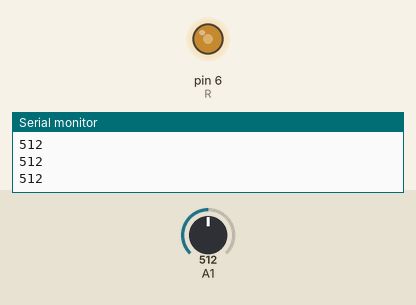
This sketch was run on a simulated Arduino Uno, built with avr-gcc and run on an emulated ATmega328P. Shown: output pins drawn as LEDs (lit = HIGH), the last lines printed to the serial monitor. Inputs (shaded band) come from the test bench; at power-on: A1 = 512.

Above: at 1.2 s.
1.3 s: A1 set to 716
At 2.5 s:
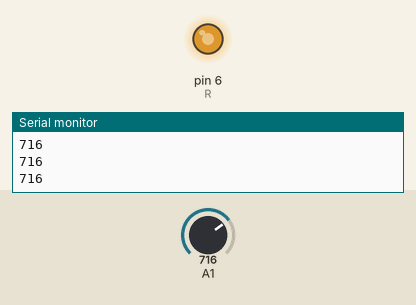
2.8 s: A1 set to 900
At 3.9 s:
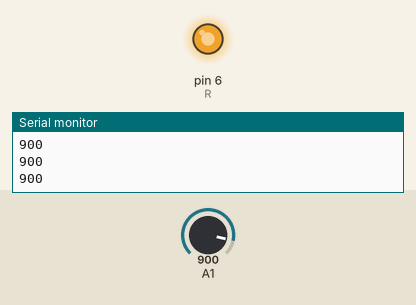
4.3 s: A1 set to 122
At 5.3 s:
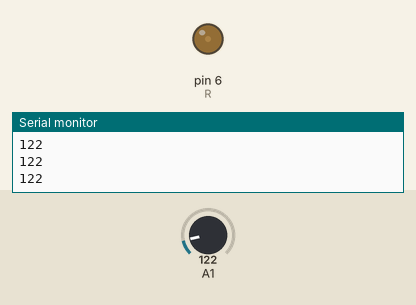
5.8 s: A1 set to 0
At 6.6 s:
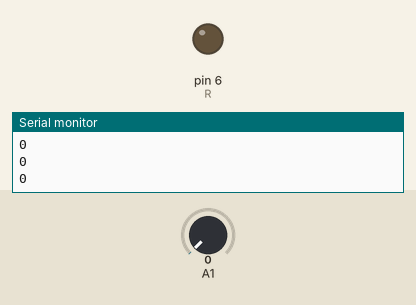
7.3 s: A1 set to 511
At 7.9 s:
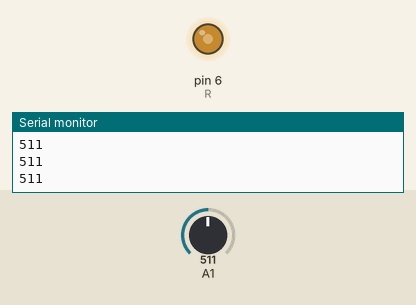
Timing chart, 0 to 9.8 s (numbered marks = the images above; inputs shaded):
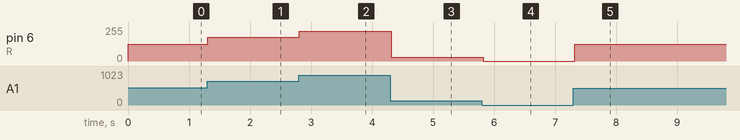

Measured:
- after the input at 1.3 s, pin 6 (R): 127/255 → 178/255 at once
- after the input at 2.8 s, pin 6 (R): 178/255 → 224/255 at once
- after the input at 4.3 s, pin 6 (R): 224/255 → 30/255 at once
- after the input at 5.8 s, pin 6 (R): 30/255 → 0/255 at once
- after the input at 7.3 s, pin 6 (R): 0/255 → 127/255 at once

The sketch:

Q9.ino
```cpp
const int pin_a2 = "A1";
int poten_value = 0;
const int R = 6;
void setup() {
  // put your setup code here, to run once:
  Serial.begin(9600);
   pinMode(R, OUTPUT);
}

void loop() {
  // put your main code here, to run repeatedly:
  poten_value = analogRead(pin_a2);
  int ledBrightness = map(poten_value, 0, 1023, 0, 255);
  analogWrite(R, ledBrightness);
  Serial.println(poten_value);
  delay(100);
}
```
